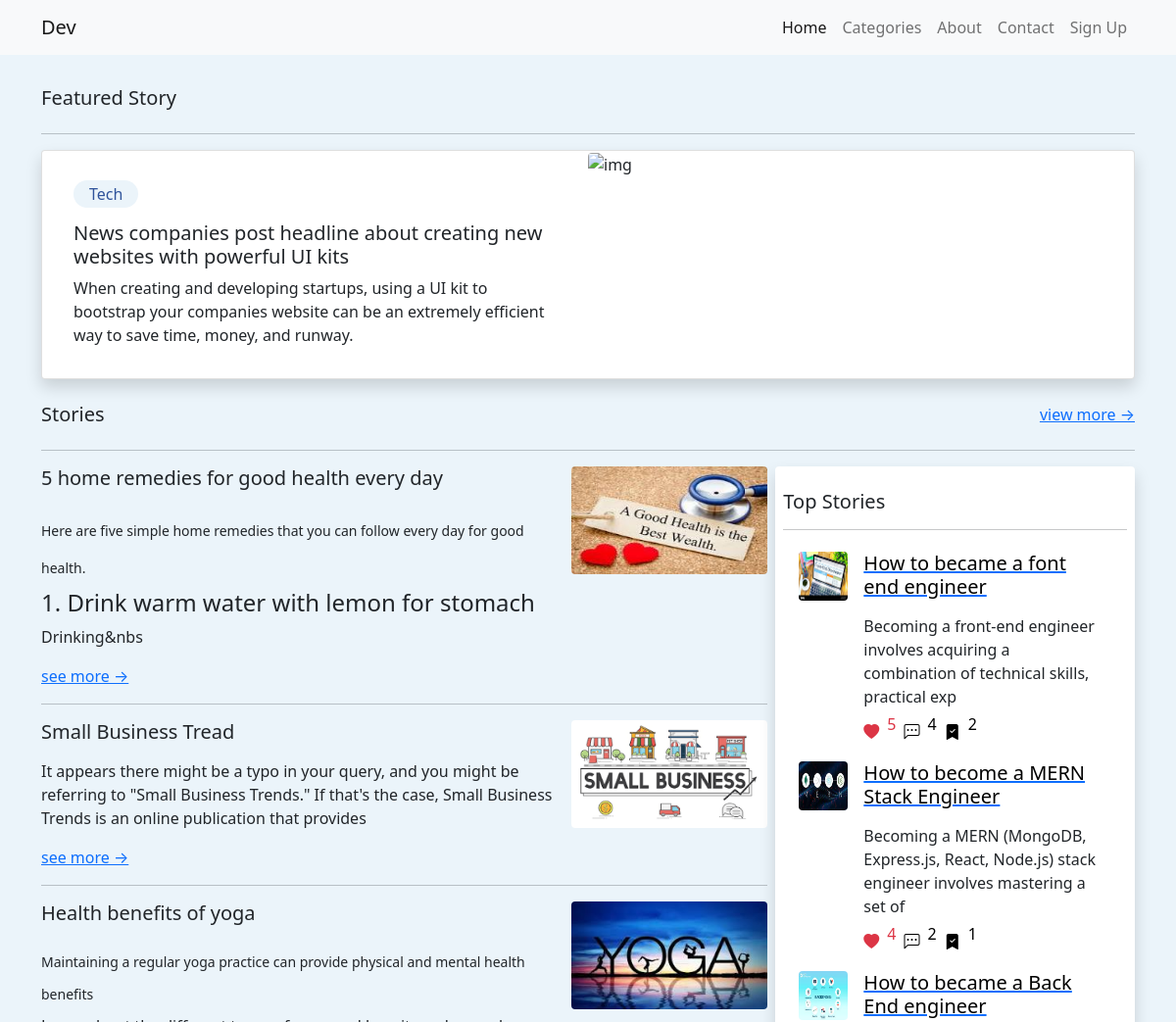
/ (upper part), run on an earlier commit of the app's database.
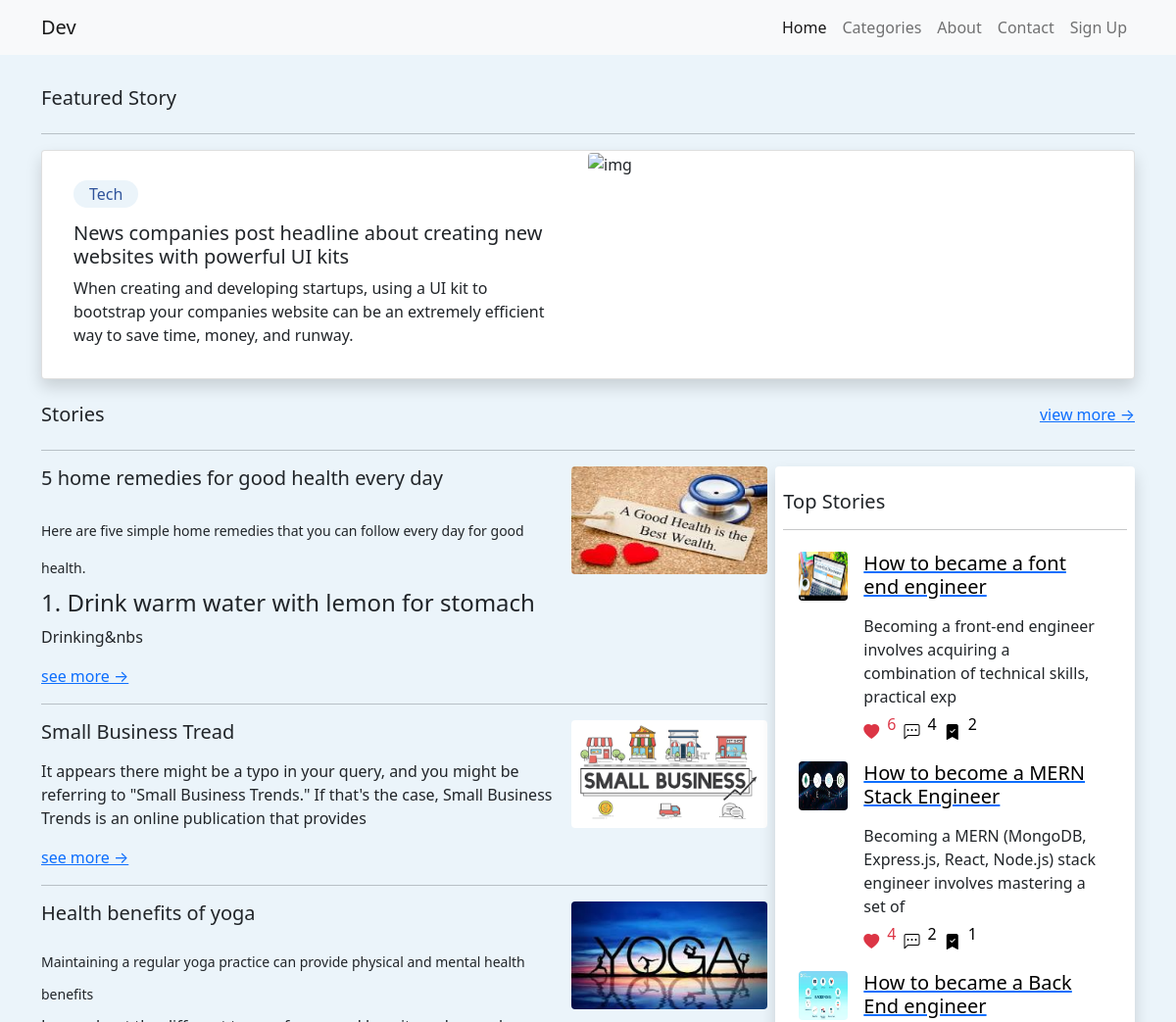
And on a later commit of the database.
### blog/models.py (models this page shows, shortened)
class Post(models.Model):
  title = models.CharField(max_length=300)
  image = models.ImageField(upload_to='Post/',default='default.png')
  description = RichTextField()
  sub_category = models.ForeignKey(SubCategory,on_delete=models.CASCADE,blank=True,null=True)
  category = models.ForeignKey(Category,on_delete=models.CASCADE,blank=True,null=True)
  status = models.ForeignKey(Status,on_delete=models.CASCADE,blank=True,null=True)
  slug =AutoSlugField(populate_from='title',unique=True)
  likes = models.IntegerField(default=0,null=True,blank=True)
  comments = models.IntegerField(default=0,null=True,blank=True)
  bookmarks = models.IntegerField(default=0,null=True,blank=True)
  isLike = models.BooleanField(default=False, null=True,blank=True)
  isBookmark = models.BooleanField(default=False, null=True,blank=True)
  video_url = models.URLField(null=True, blank=True)
  tutorial_url = models.URLField(null=True, blank=True)
  def get_like_count(self):
        return self.like_set.count()
  def get_comments_count(self):
        return self.comment_set.count()
  def get_bookmarks_count(self):
        return self.bookmark_set.count()

### blog/views.py (the view)
# urls.py: path('',HomePage,name="home"),
def HomePage(request):
    stories = Post.objects.all().order_by('?')[:5]
    stories_ordered_by_likes = Post.objects.all().order_by('-likes')[:3]
    filterTech= Post.objects.filter(Q(category__name ='Tech')).order_by('?')[:3]
    filterBusiness= Post.objects.filter(Q(category__name ='Business')).order_by('?')[:3]
    filterHealth= Post.objects.filter(Q(category__name ='Health')).order_by('?')[:3]
    context={
        'stories': stories,
        'filterTech': filterTech,
        'filterBusiness': filterBusiness,
        'filterHealth': filterHealth,
        'stories_ordered_by_likes':stories_ordered_by_likes,
    }
    return render(request, 'index.html', context)

### blog/context_processors.py (called while the page is built)
def category(request):
    categories = Category.objects.filter(parent_category=None)
    context = {
        'categories':categories
    }
    return context

### blog/templates/index.html (shortened to what this page needs)
{% extends "base.html" %} {% block content %}
<section class="home_content mt-3">
  <div>{% include "Featured.html" %}</div>
  <div>{% include "Stories.html" %}</div>
</section>
{% endblock content %}

### blog/templates/Stories.html
<div class="container mt-4">
  <div class="d-flex justify-content-between">
    <h5>Stories</h5>
    <a href="{% url 'allStory' %}">view more &rarr;</a>
  </div>
  <hr />
  <div class="mb-3">
    <div class="row g-2">
      <div class="col-md-8">
        {% for story in stories %}
        <div class="d-flex justify-content-between">
          <div class="">
            <div class="">
              <h5 class="">{{ story.title }}</h5>
              <p class="">{{ story.description|slice:"0:200" |safe }}</p>
              <a href="{% url 'postDetails' story.slug %}">see more &rarr;</a>
            </div>
          </div>
          <div class="d-flex justify-content-end">
            <img
              src="/media/{{story.image}}"
              class="rounded"
              alt="img"
              style="height: 110px; width: 200px"
            />
          </div>
        </div>
        <hr />
        {% endfor %}
      </div>
      <div class="col-md-4">
        <div class="Regular shadow rounded p-2" style="background-color: #ffff">
          <h5 class="mt-3">Top Stories</h5>
          <hr />
          {% for story in stories_ordered_by_likes %}
          <div style="margin-top: -10px; margin-bottom: -30px" class="">
            <div class="card-body d-flex">
              <img
                src="/media/{{story.image}}"
                class="rounded m-0 p-0"
                alt="Your Image"
                style="width: 50px; height: 50px"
              />
              <div class="mx-3">
                <a href="{% url 'postDetails' story.slug %}">
                  <h5 style="color: #000">{{ story.title }}</h5>
                </a>
                <p class="">{{ story.description|slice:"0:100" |safe }}</p>
                <div style="margin-top: -20px" class="d-flex">
                  <span class="d-flex align-items-center text-danger">
                    <i class="bi bi-heart-fill"></i>
                    <p class="p-2">{{story.get_like_count}}</p>
                  </span>
                  <span style="color: black" class="d-flex align-items-center">
                    <i class="bi bi-chat-left-dots"></i>
                    <p class="p-2">{{story.get_comments_count}}</p>
                  </span>
                  <span style="color: black" class="d-flex align-items-center">
                    <i class="bi bi-bookmark-check-fill"></i>
                    <p class="p-2">{{story.get_bookmarks_count}}</p>
                  </span>
                </div>
              </div>
            </div>
          </div>
          {% endfor %}
        </div>
      </div>
    </div>
  </div>
</div>

What changed in the data, as far as the page shows it:
changed Post "How to became a font end engineer": get_like_count "5" → "6"
